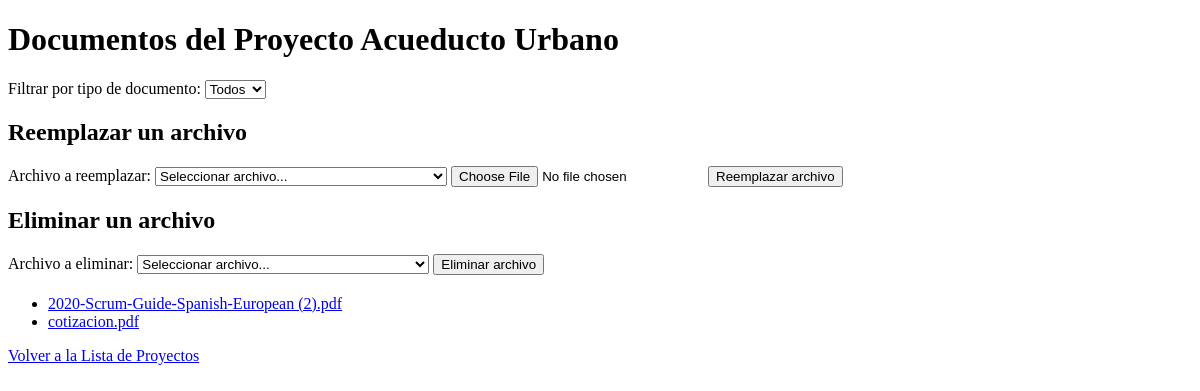
/documentos/3, run on an earlier commit of the app's database.
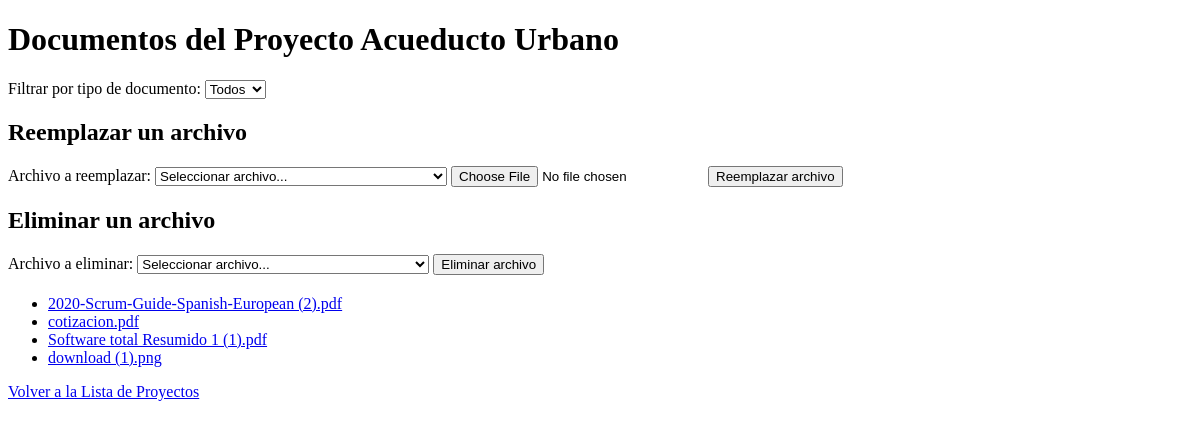
And on a later commit of the database.
### app.py (models this page shows, shortened)
class Document(db.Model):
    id = db.Column(db.Integer, primary_key=True)
    url = db.Column(db.String(255), nullable=False)
    nombre = db.Column(db.String(255), nullable=False)
    fecha_subida = db.Column(db.DateTime, nullable=False)
    cotizacion_id = db.Column(db.Integer, db.ForeignKey('cotizacion.id'), nullable=False)
    cotizacion = db.relationship('Cotizacion', backref='documentos')

### app.py (the view)
@app.route('/documentos/<int:cotizacionid>')
def listar_documentos(cotizacionid):
    cotizacion = Cotizacion.query.get_or_404(cotizacionid)
    documentos = Document.query.filter_by(cotizacion_id=cotizacionid).all()
    return render_template('documentos.html', documentos=documentos, cotizacion=cotizacion)

### templates/documentos.html (shortened to what this page needs)
<!DOCTYPE html>
<html lang="en">
<head>
</head>
<body>
    <header>
        <h1>Documentos del Proyecto {{ cotizacion.proyecto }}</h1>
    </header>
    <div class="filters">
        <label for="tipoFiltro">Filtrar por tipo de documento:</label>
        <select id="tipoFiltro" onchange="filtrarTipo()">
            <option value="">Todos</option>
        </select>
    </div>
    <div class="form-container">
        <h2>Reemplazar un archivo</h2>
        <form action="{{ url_for('reemplazar_archivo') }}" method="post" enctype="multipart/form-data">
            <label for="nombreArchivoReemplazar">Archivo a reemplazar:</label>
            <select id="nombreArchivoReemplazar" name="nombreArchivoReemplazar" required>
                <option value="" disabled selected>Seleccionar archivo...</option>
            </select>
            <input type="file" name="archivoNuevo" required>
            <input type="submit" value="Reemplazar archivo">
        </form>
    </div>
    <div class="form-container">
        <h2>Eliminar un archivo</h2>
        <form action="{{ url_for('eliminar_archivo') }}" method="post">
            <label for="nombreArchivoEliminar">Archivo a eliminar:</label>
            <select id="nombreArchivoEliminar" name="nombreArchivoEliminar" required>
                <option value="" disabled selected>Seleccionar archivo...</option>
            </select>
            <input type="submit" value="Eliminar archivo">
        </form>
    </div>
    <ul id="documentosLista">
        {% for documento in documentos %}
        <li class="documento-item" data-tipo="{{ documento.nombre.split('.')[-1] }}">
            <a href="{{ documento.url }}" target="_blank">{{ documento.nombre }}</a>
        </li>
        {% endfor %}
    </ul>
    <footer>
        <a href="{{ url_for('lista_proyectos') }}">Volver a la Lista de Proyectos</a>
    </footer>
</body>
</html>

What changed in the data, as far as the page shows it:
added Document: nombre "Software total Resumido 1 (1).pdf"
added Document: nombre "download (1).png"
